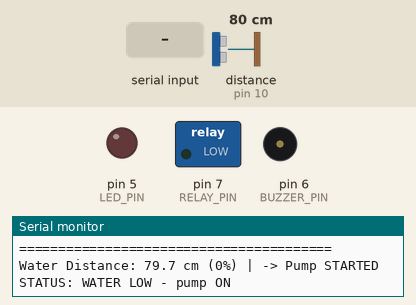
Recording of a sketch running on a simulated Arduino Uno, built with avr-gcc and run on an emulated ATmega328P. Shown: switched loads named in the sketch (green lamp = pin HIGH), output pins drawn as LEDs (lit = HIGH), buzzer (waves = sounding, pin HIGH), the last lines printed to the serial monitor. Wiring (from diagram.json): ultrasonic range finder: trigger pin 9; echo pin 10. Inputs (shaded band) come from the test bench; at power-on: distance to the obstacle (sensor on pin 10) 80 cm. The echo pulse lasts 58.3 µs per cm; pins used as bus, display or sensor lines are not drawn.

Above: at 1.3 s.
1.4 s: distance to the obstacle (sensor on pin 10) set to 12 cm
4.4 s: distance to the obstacle (sensor on pin 10) set to 9 cm
At 5.31 s:
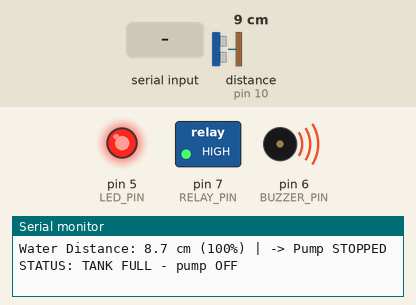
7.4 s: "p" received over Serial
At 8.3 s:
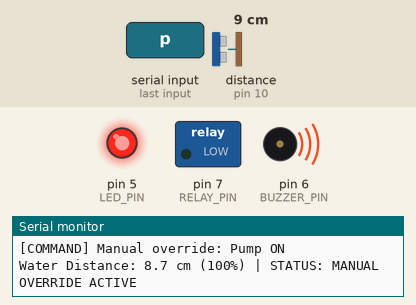
10.4 s: "r" received over Serial
At 11.6 s:
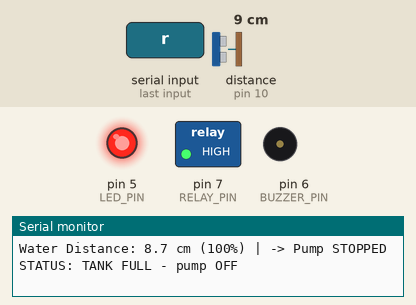
11.9 s: "P" received over Serial
At 12.2 s:
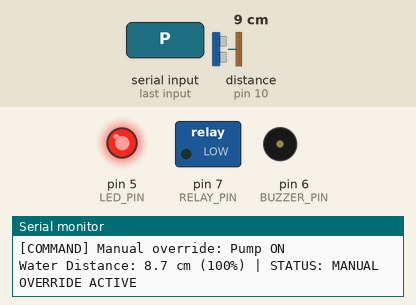
13.4 s: "R" received over Serial
At 15.1 s:
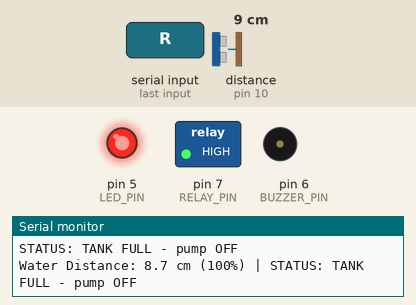
Timing chart, 0 to 16.5 s (numbered marks = the images above; inputs shaded):
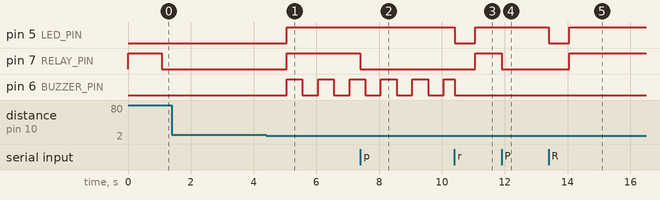

Measured:
- the behaviour switches between 11 and 10 cm on distance to the obstacle (sensor on pin 10) (found by bisection; images 0 and 1)
- after the input at 4.4 s, pin 5 (LED_PIN), pin 7 (RELAY_PIN): LOW → HIGH after 0.66 s; pin 6 (BUZZER_PIN): alternates HIGH for 0.50 s and LOW for 0.50 s, starting after 0.66 s
- after the input at 7.4 s, pin 7 (RELAY_PIN): HIGH → LOW at once
- after the input at 10.4 s, pin 5 (LED_PIN): HIGH → LOW at once, → HIGH 0.66 s later; pin 7 (RELAY_PIN): LOW → HIGH after 0.66 s
- after the input at 11.9 s, pin 7 (RELAY_PIN): HIGH → LOW at once
- after the input at 13.4 s, pin 5 (LED_PIN): HIGH → LOW at once, → HIGH 0.66 s later; pin 7 (RELAY_PIN): LOW → HIGH after 0.66 s

The sketch:

water_tank_controller_uno.ino
```cpp
/*
 * Auto Water Tank Level Controller — Arduino UNO version
 * HC-SR04 ultrasonic sensor + relay (pump)
 *
 * Basic idea: measure distance from sensor to water surface.
 * Small distance = tank full, large distance = tank low.
 * Turns pump ON/OFF with hysteresis so relay doesn't chatter
 * near the threshold.
 *
 * Pin Mapping (Arduino UNO):
 * - TRIG_PIN   : D9
 * - ECHO_PIN   : D10
 * - RELAY_PIN  : D7 (Active LOW relay module)
 * - BUZZER_PIN : D6
 * - LED_PIN    : D5
 *
 * Features:
 * - Median filter across 5 samples to eliminate spurious echo spikes
 * - Hysteresis band to prevent rapid relay cycling
 * - Dry-run & continuous run safety cutoff (auto shutoff after max runtime)
 * - Non-blocking timing for smooth buzzer beeping & responsive loop
 * - Smart Tank Full alert (beeps for 5 seconds on full, avoiding endless noise)
 * - Serial Monitor commands:
 *     'r' -> Reset safety cutoff
 *     's' -> Print system status report
 *     'p' -> Toggle pump manually (override)
 */

#define TRIG_PIN   9
#define ECHO_PIN   10
#define RELAY_PIN  7
#define BUZZER_PIN 6
#define LED_PIN    5

// Tank calibration - measure these for your own tank and adjust (in cm)
const float FULL_DISTANCE = 10.0;   // cm, sensor to water when full
const float LOW_DISTANCE  = 30.0;   // cm, sensor to water when low

// Most cheap relay modules are active LOW
#define RELAY_ON  LOW
#define RELAY_OFF HIGH

// Median filter sample count: HC-SR04 sometimes gives random spikes/echoes,
// taking the median of several samples filters them out cleanly.
const int SAMPLES = 5;

// Safety cutoff: if the pump runs continuously past this limit without
// reaching FULL, something's wrong (dry source, pipe burst, leak, sensor error).
// Cuts pump power to protect against dry running and triggers alarm.
const unsigned long MAX_PUMP_RUNTIME_MS = 15UL * 60UL * 1000UL; // 15 minutes

// Buzzer alert beep timing
const unsigned long BEEP_INTERVAL_MS = 500;

// Tank full alert chime duration (stops continuous beeping once full is detected)
const unsigned long FULL_ALARM_DURATION_MS = 5000;

// Sensor reading loop interval
const unsigned long SENSOR_INTERVAL_MS = 1000;

unsigned long pumpStartTime = 0;
bool pumpRunning = false;
bool safetyTripped = false;
bool manualOverride = false;

unsigned long lastSensorReadTime = 0;
unsigned long lastBeepToggle = 0;
bool buzzerState = false;
bool alarmActive = false;

bool tankWasFull = false;
unsigned long fullAlarmStartTime = 0;

void setup() {
  Serial.begin(9600); // UNO hardware serial
  while (!Serial && millis() < 1000); // short wait for native USB if applicable

  pinMode(TRIG_PIN, OUTPUT);
  pinMode(ECHO_PIN, INPUT);

  pinMode(RELAY_PIN, OUTPUT);
  pinMode(BUZZER_PIN, OUTPUT);
  pinMode(LED_PIN, OUTPUT);

  digitalWrite(RELAY_PIN, RELAY_OFF);
  digitalWrite(BUZZER_PIN, LOW);
  digitalWrite(LED_PIN, LOW);

  Serial.println(F("========================================"));
  Serial.println(F(" Auto Water Tank Controller (Arduino UNO)"));
  Serial.println(F(" Commands: 'r'=Reset Safety | 's'=Status | 'p'=Toggle Pump"));
  Serial.println(F("========================================"));
}

float getSingleReading() {
  digitalWrite(TRIG_PIN, LOW);
  delayMicroseconds(2);

  digitalWrite(TRIG_PIN, HIGH);
  delayMicroseconds(10);

  digitalWrite(TRIG_PIN, LOW);

  long duration = pulseIn(ECHO_PIN, HIGH, 30000); // 30ms timeout (~5m max range)

  if (duration == 0) {
    return -1;
  }

  return (duration * 0.0343) / 2.0;
}

// Median of SAMPLES readings, ignoring failed (-1) reads.
float getDistance() {
  float readings[SAMPLES];
  int validCount = 0;

  for (int i = 0; i < SAMPLES; i++) {
    float r = getSingleReading();
    if (r > 0) {
      readings[validCount] = r;
      validCount++;
    }
    delay(10); // Small gap between pings so echoes don't overlap
  }

  if (validCount == 0) {
    return -1; // Sensor failed this cycle
  }

  // Sort valid readings
  for (int i = 0; i < validCount - 1; i++) {
    for (int j = 0; j < validCount - i - 1; j++) {
      if (readings[j] > readings[j + 1]) {
        float tmp = readings[j];
        readings[j] = readings[j + 1];
        readings[j + 1] = tmp;
      }
    }
  }

  return readings[validCount / 2];
}

int calculatePercentage(float distance) {
  if (distance < 0) return 0;
  if (distance <= FULL_DISTANCE) return 100;
  if (distance >= LOW_DISTANCE) return 0;
  float pct = ((LOW_DISTANCE - distance) / (LOW_DISTANCE - FULL_DISTANCE)) * 100.0;
  return constrain((int)pct, 0, 100);
}

void startPump() {
  if (safetyTripped) return;
  digitalWrite(RELAY_PIN, RELAY_ON);
  if (!pumpRunning) {
    pumpRunning = true;
    pumpStartTime = millis();
    Serial.println(F("-> Pump STARTED"));
  }
}

void stopPump() {
  digitalWrite(RELAY_PIN, RELAY_OFF);
  if (pumpRunning) {
    pumpRunning = false;
    Serial.println(F("-> Pump STOPPED"));
  }
}

void soundAlarm() {
  alarmActive = true;
  digitalWrite(LED_PIN, HIGH);
  if (millis() - lastBeepToggle >= BEEP_INTERVAL_MS) {
    lastBeepToggle = millis();
    buzzerState = !buzzerState;
    digitalWrite(BUZZER_PIN, buzzerState ? HIGH : LOW);
  }
}

void silenceAlarm() {
  alarmActive = false;
  buzzerState = false;
  digitalWrite(BUZZER_PIN, LOW);
  digitalWrite(LED_PIN, LOW);
}

void handleSerialCommands() {
  if (Serial.available() > 0) {
    char cmd = Serial.read();
    if (cmd == 'r' || cmd == 'R') {
      safetyTripped = false;
      manualOverride = false;
      silenceAlarm();
      Serial.println(F("[COMMAND] Safety tripped flag RESET. Normal logic resumed."));
    } else if (cmd == 's' || cmd == 'S') {
      Serial.println(F("--- System Status ---"));
      Serial.print(F("Pump State: "));
      Serial.println(pumpRunning ? F("RUNNING") : F("OFF"));
      Serial.print(F("Safety Tripped: "));
      Serial.println(safetyTripped ? F("YES") : F("NO"));
      Serial.print(F("Manual Override: "));
      Serial.println(manualOverride ? F("YES") : F("NO"));
      if (pumpRunning) {
        Serial.print(F("Runtime: "));
        Serial.print((millis() - pumpStartTime) / 1000);
        Serial.println(F("s"));
      }
      Serial.println(F("---------------------"));
    } else if (cmd == 'p' || cmd == 'P') {
      manualOverride = true;
      if (pumpRunning) {
        stopPump();
        Serial.println(F("[COMMAND] Manual override: Pump OFF"));
      } else {
        startPump();
        Serial.println(F("[COMMAND] Manual override: Pump ON"));
      }
    }
  }
}

void loop() {
  // Handle incoming Serial commands
  handleSerialCommands();

  // Keep buzzer alert toggling smoothly without blocking delays
  if (alarmActive) {
    soundAlarm();
  }

  // Periodic sensor sampling & control logic
  unsigned long currentMillis = millis();
  if (currentMillis - lastSensorReadTime >= SENSOR_INTERVAL_MS) {
    lastSensorReadTime = currentMillis;

    float distance = getDistance();
    int waterPercent = calculatePercentage(distance);

    Serial.print(F("Water Distance: "));
    if (distance >= 0) {
      Serial.print(distance, 1);
      Serial.print(F(" cm ("));
      Serial.print(waterPercent);
      Serial.print(F("%) | "));
    } else {
      Serial.print(F("ERROR | "));
    }

    // Fail-safe: sensor read failure
    if (distance < 0) {
      stopPump();
      silenceAlarm();
      Serial.println(F("STATUS: Sensor error - pump OFF"));
      return;
    }

    // Check runtime safety cutoff
    if (pumpRunning && (currentMillis - pumpStartTime > MAX_PUMP_RUNTIME_MS)) {
      safetyTripped = true;
    }

    if (safetyTripped) {
      stopPump();
      soundAlarm();
      Serial.println(F("STATUS: SAFETY CUTOFF - pump ran too long! Send 'r' to reset."));
      return;
    }

    // If user engaged manual override, skip auto state machine
    if (manualOverride) {
      Serial.println(F("STATUS: MANUAL OVERRIDE ACTIVE"));
      return;
    }

    // Tank Full condition
    if (distance <= FULL_DISTANCE) {
      stopPump();

      // Trigger full alarm chime on rising edge of tank full
      if (!tankWasFull) {
        tankWasFull = true;
        fullAlarmStartTime = currentMillis;
        soundAlarm();
      } else {
        // Stop beeping after FULL_ALARM_DURATION_MS, keep LED indicator
        if (currentMillis - fullAlarmStartTime < FULL_ALARM_DURATION_MS) {
          soundAlarm();
        } else {
          silenceAlarm();
          digitalWrite(LED_PIN, HIGH); // Steady LED indicates full tank
        }
      }
      Serial.println(F("STATUS: TANK FULL - pump OFF"));
    }
    // Water Low condition
    else if (distance >= LOW_DISTANCE) {
      tankWasFull = false;
      silenceAlarm();
      startPump();
      Serial.println(F("STATUS: WATER LOW - pump ON"));
    }
    // Hysteresis Band (Between FULL and LOW)
    else {
      tankWasFull = false;
      silenceAlarm();
      if (pumpRunning) {
        Serial.println(F("STATUS: FILLING TANK (Pump ON)"));
      } else {
        Serial.println(F("STATUS: NORMAL LEVEL (Pump IDLE)"));
      }
    }
  }
}
```
